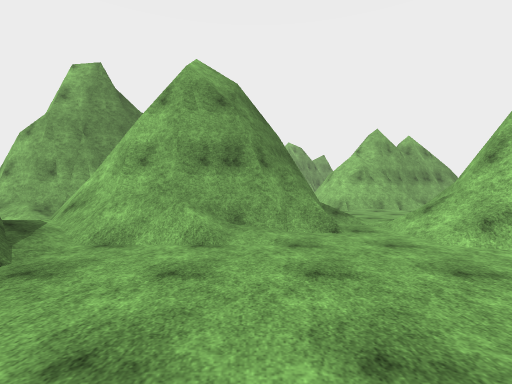
View 1 (above)

20 first-person views from a walk through a Unity game level. The camera is 1.4 m above the floor, looks level and sees 85° across. The floor is counted in squares, 2 m on a side. Each view is taken from the middle of a square. On the plan, view 1 faces up. The plan holds only what a view shows up to about 9 squares ahead; the rest is blank. The place goes on beyond the plan. Surface patterns are stand-ins for the level's own textures.

View 2
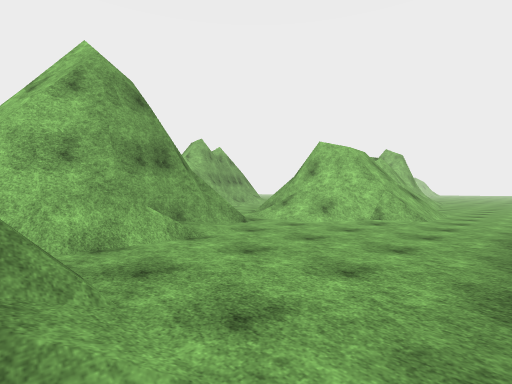

View 3
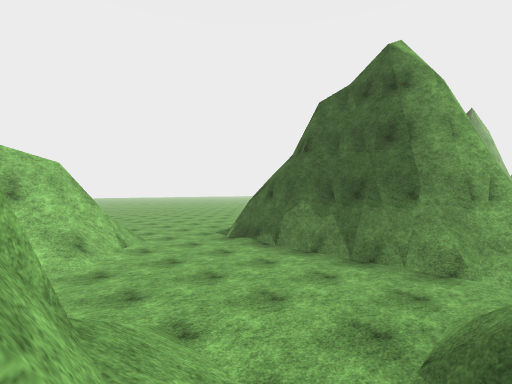

View 4
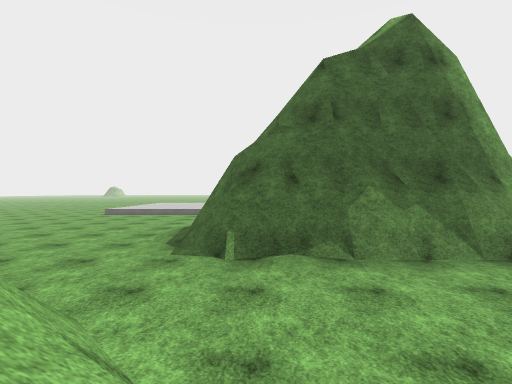

View 5
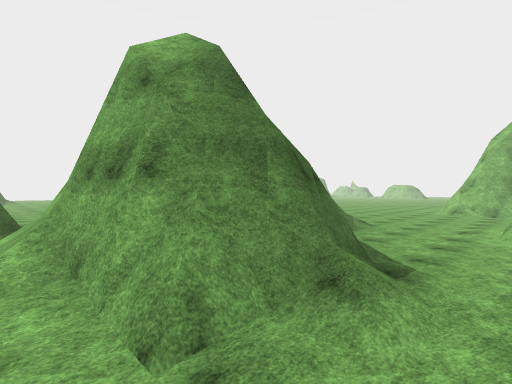

View 6
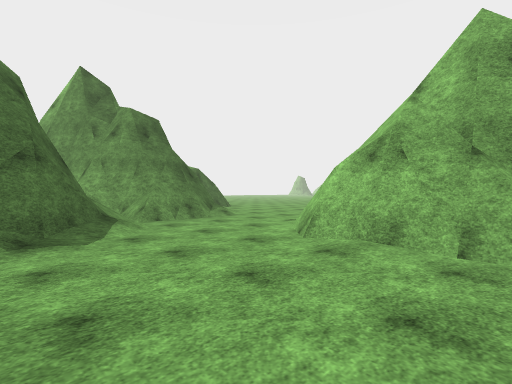

View 7
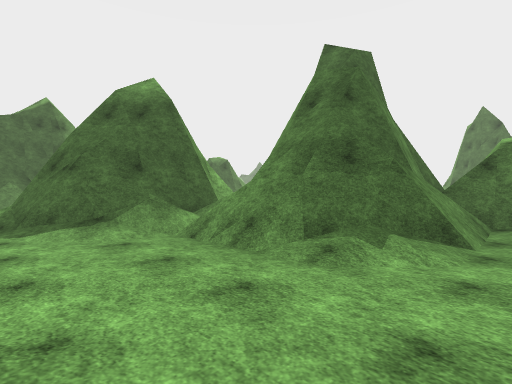

View 8
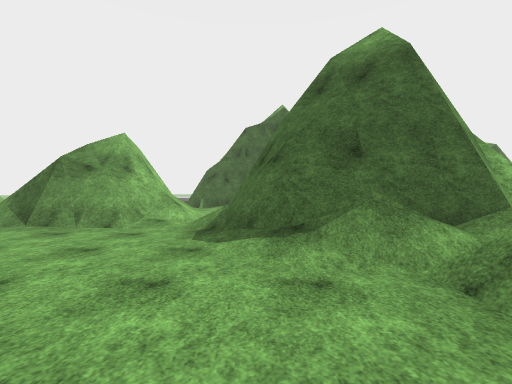

View 9
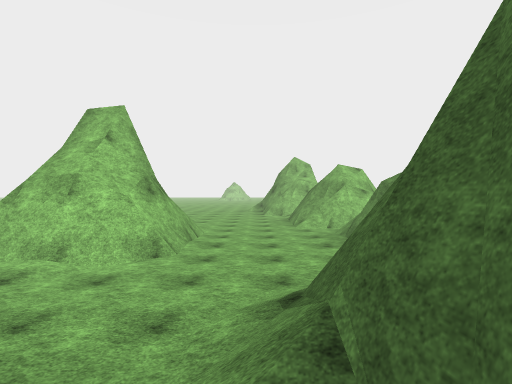

View 10
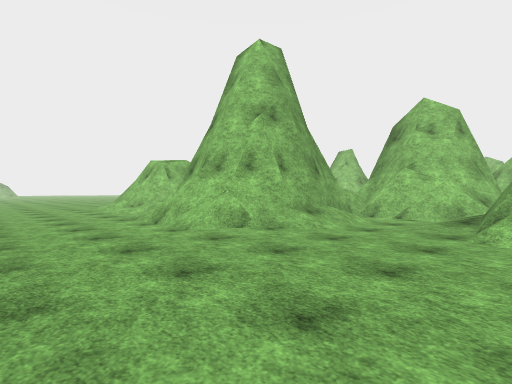

View 11
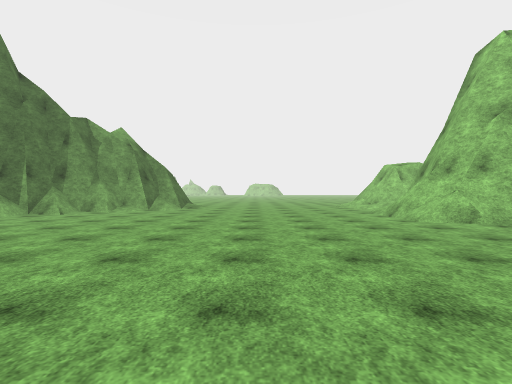

View 12
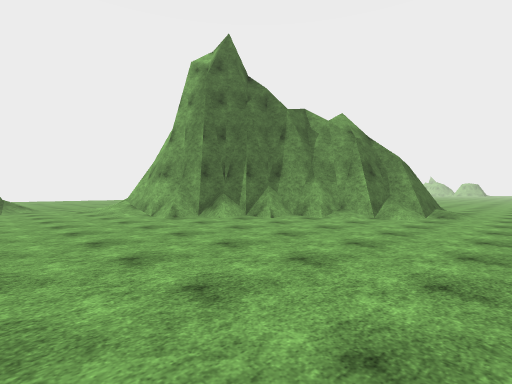

View 13
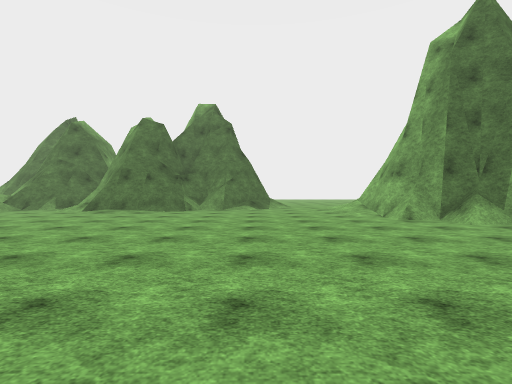

View 14
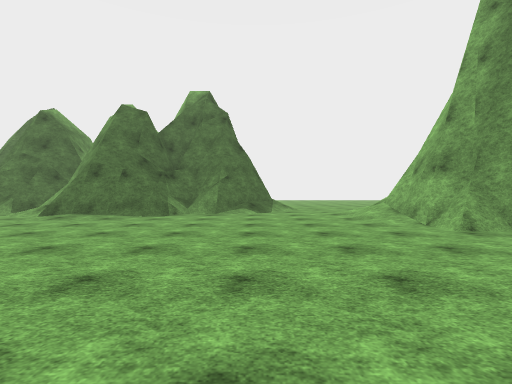

View 15
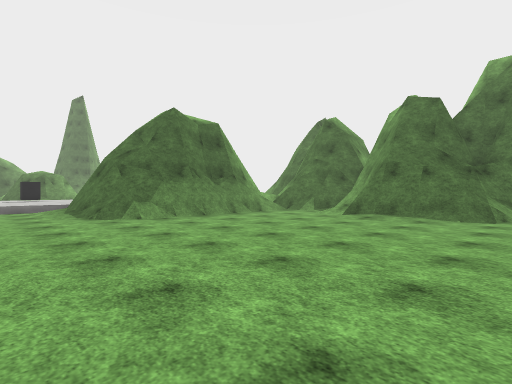

View 16
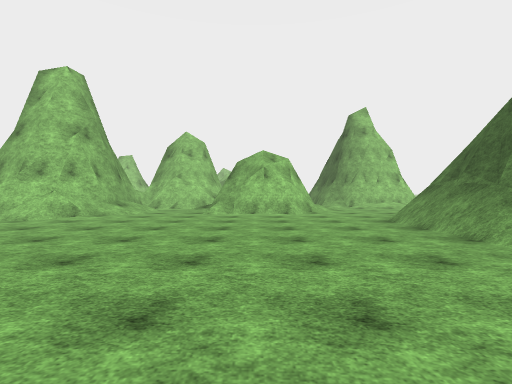

View 17
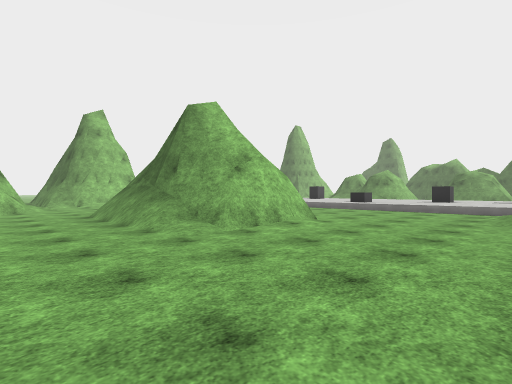

View 18
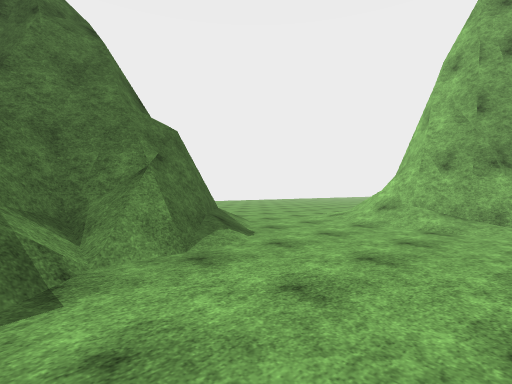

View 19
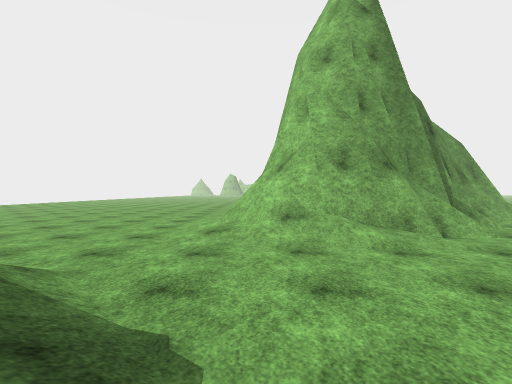

View 20
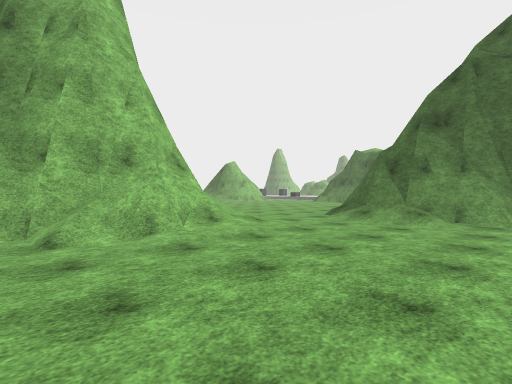

### Floor plan
Key: @ floor where view 1 was taken; # wall or solid block; . floor; / step, stairs or slope; = window, fence, low wall or low ledge.
Columns run from 30 left of view 1 to 6 right of it. Each row starts with its distance up from view 1.
 14              ##..  ../   #/......#
 13 ...../#    ###... ....   ####.../#
 12 ....//#   ###.... ....  ##  #=../####
 11 ....//#  ###........./#     #/...###=
 10 ..../#####/........../#    ##/.......
  9 ....//###/.........../##  ##////.....
  8 .....////............//#########/....
  7 ......................///.###  #/....
  6 ..///...................../##  #//###
  5 /###//..................////####./#
  4 ## ##/................./###////../##
  3     ##.................## ##.....//#
  2     ##................./   /......///
  1      ##................/   /.........
  0      ##............//...   .//@///...
 -1       #........./////=/.   /#######..
 -2       /.........######     ##     #/.
 -3        .........##                 /.
 -4          #=.....##                 /.
 -5          ###.....                  ..
 -6            ##....
 -7            ##....
 -8              ...
 -9              //

Positions as (right, up) in squares from view 1, and headings:
1: (0, 0), facing up
2: (-3, 0), facing up-right
3: (-3, 5), facing down-right
4: (3, 4), facing down
5: (3, 4), facing up-left
6: (6, 7), facing up-left
7: (2, 14), facing down-left
8: (1, 12), facing down
9: (-2, 9), facing right
10: (-12, 4), facing up-right
11: (-13, 2), facing up
12: (-14, 5), facing up-left
13: (-14, 5), facing left
14: (-16, 5), facing left
15: (-16, 3), facing down-left
16: (-16, 3), facing right
17: (-18, 2), facing down-right
18: (-22, 2), facing up-left
19: (-25, 4), facing up
20: (-30, 13), facing down-right
